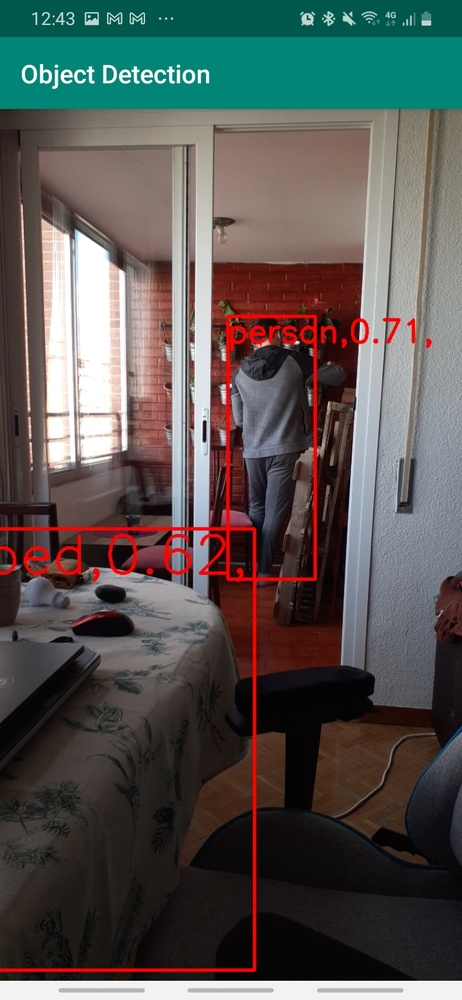
//> input picture Pruebas/Imagenes/Prueba2.jpeg, 462 x 1000 px, shrunk from 720 x 1560 before the run
$ ./main3   (built with g++ and OpenCV 4)
//> lines starting //> are read from the running program, lines starting //| are printed output that depends on the picture; after the words box and inside, x2 and y2 are one past the last pixel; in counts of white or black regions, pixels touching at a corner belong together
### Pruebas/frame_mod.h
#ifndef FRAME_MOD_H
#define FRAME_MOD_H

#include "frame_mod.cc"

// function to initialize private variables
//Frame(int numero, double len, double hgt, std::string n, cv::Mat image);
// function to set or change each value of the frame (we don't need it)
void set_length(double len);
void set_height(double hgt);
void show_name();
// functions to get each value
double get_length();
double get_height();

// your declarations (and certain types of definitions) here

#endif

### Pruebas/main3.cpp
//VErsion anterior

/* Program in c++
*
* Module Frame
*
* Compilar: g++ -o main main.cpp `pkg-config opencv --cflags --libs`

* Se genera el exe
* Ejecutar: ./exe
*
* Va a recibir esto del codigo externo: output_frame_mat
*
*
*/


#include <cstdlib>
#include <iostream>
#include <stdio.h>
#include <string>
#include <vector>
//#include <opencv2/opencv.hpp>
#include <opencv2/core.hpp>
#include <opencv2/imgcodecs.hpp>
#include <opencv2/highgui.hpp>
//#include "opencv2/core/core.hpp"
//#include "opencv2/highgui/highgui.hpp"
//#include "opencv2/imgproc/imgproc.hpp"

#include <unistd.h>

#include "frame_mod.h"
#include <time.h>


using namespace cv;
using namespace std;


int main(int argc, char* argv[])
{
    cv::Mat input = cv::imread("Imagenes/Prueba2.jpeg");//----------------ALGO PASA CON PRUEBA1.jpeg
//> input is the input picture: 1000 rows x 462 cols, CV_8UC3; mean B, G, R 81.5, 84.6, 86.1

    // convert to HSV color space
    cv::Mat hsvImage;
    cv::cvtColor(input, hsvImage, CV_BGR2HSV);
//> hsvImage: 1000 rows x 462 cols, CV_8UC3; mean H, S, V 55.5, 87.2, 100.2

    // split the channels
    std::vector<cv::Mat> hsvChannels;
    cv::split(hsvImage, hsvChannels);
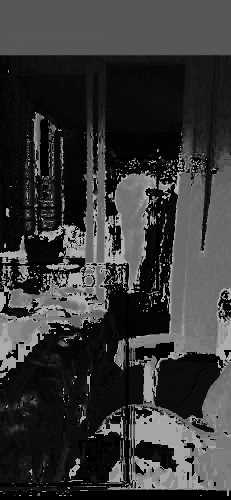
//> hsvChannels[0]: 1000 rows x 462 cols, CV_8UC1 (shown at 1/2 size); min 0, max 179, mean 55.5
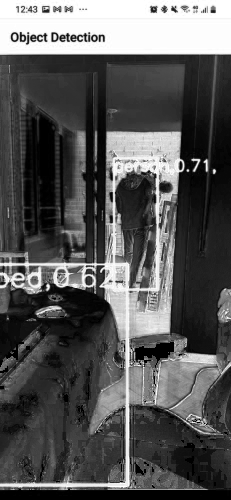
//> hsvChannels[1]: 1000 rows x 462 cols, CV_8UC1 (shown at 1/2 size); min 0, max 255, mean 87.2

    // hue channels tells you the color tone, if saturation and value aren't too low.

    // red color is a special case, because the hue space is circular and red is exactly at the beginning/end of the circle.
    // in literature, hue space goes from 0 to 360 degrees, but OpenCV rescales the range to 0 up to 180, because 360 does not fit in a single byte. Alternatively there is another mode where 0..360 is rescaled to 0..255 but this isn't as common.
    int hueValue = 0; // red color
    int hueRange = 1; // how much difference from the desired color we want to include to the result If you increase this value, for example a red color would detect some orange values, too.

    int minSaturation = 50; // I'm not sure which value is good here...
    int minValue = 50; // not sure whether 50 is a good min value here...

    cv::Mat hueImage = hsvChannels[0]; // [hue, saturation, value]

    // is the color within the lower hue range?
    cv::Mat hueMask;
    cv::inRange(hueImage, hueValue - hueRange, hueValue + hueRange, hueMask);
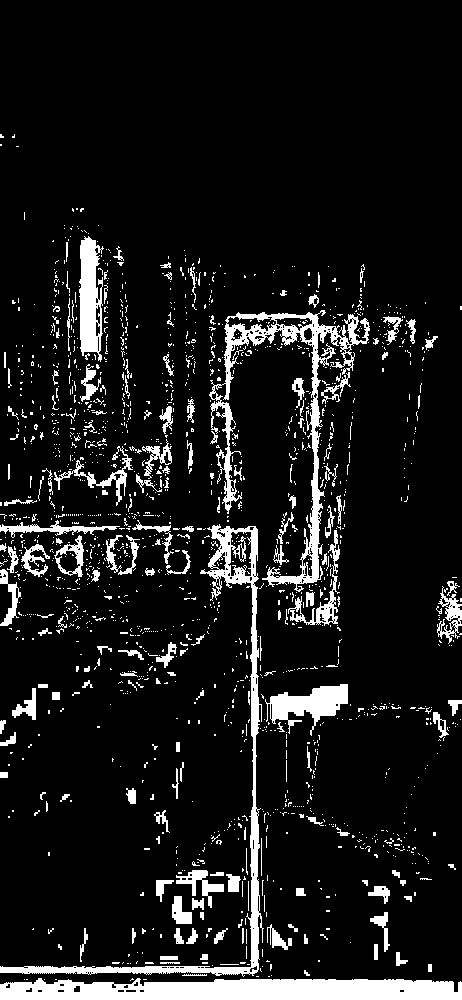
//> hueMask: 1000 rows x 462 cols, CV_8UC1; 10.1% white; 1669 white regions (1489 under 20 px), largest, box (x1, y1, x2, y2) and area: (0, 978, 462, 1000) 8651, (209, 310, 370, 592) 6329, (0, 524, 264, 977) 5848

    // if the desired color is near the border of the hue space, check the other side too:
    // TODO: this won't work if "hueValue + hueRange > 180" - maybe use two different if-cases instead... with int lowerHueValue = hueValue - 180
    if (hueValue - hueRange < 0 || hueValue + hueRange > 180)
    {
        cv::Mat hueMaskUpper;
        int upperHueValue = hueValue + 180; // in reality this would be + 360 instead
        cv::inRange(hueImage, upperHueValue - hueRange, upperHueValue + hueRange, hueMaskUpper);
//> hueMaskUpper: 1000 rows x 462 cols, CV_8UC1; 0.84% white in thin lines or dots, all inside (x1, y1, x2, y2) = (0, 263, 462, 974)

        // add this mask to the other one
        hueMask = hueMask | hueMaskUpper;
//> hueMask: 1000 rows x 462 cols, CV_8UC1; 10.9% white; 1502 white regions (1334 under 20 px), largest, box (x1, y1, x2, y2) and area: (0, 310, 371, 977) 17114, (0, 978, 462, 1000) 8651, (79, 236, 104, 362) 2130
    }

    // now we have to filter out all the pixels where saturation and value do not fit the limits:
    cv::Mat saturationMask = hsvChannels[1] > minSaturation;
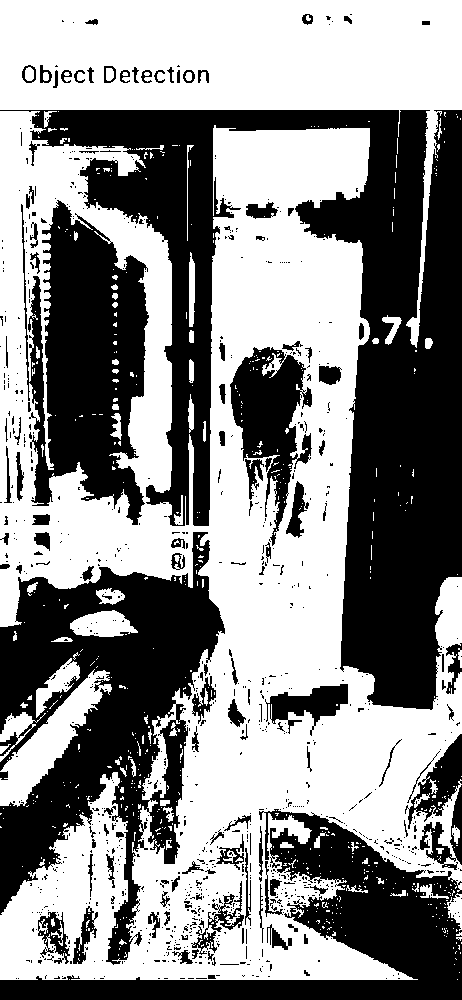
//> saturationMask: 1000 rows x 462 cols, CV_8UC1; 54.6% white; 921 black regions (791 under 20 px), largest, box (x1, y1, x2, y2) and area: (0, 110, 462, 710) 88869, (0, 532, 225, 965) 41904, (0, 809, 462, 1000) 26186
    cv::Mat valueMask = hsvChannels[2] > minValue;
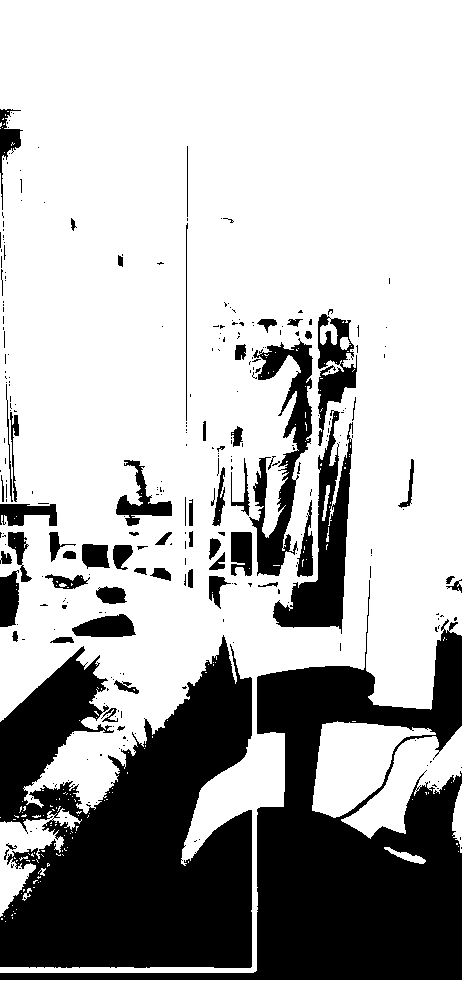
//> valueMask: 1000 rows x 462 cols, CV_8UC1; 70.8% white; 298 black regions (234 under 20 px), largest, box (x1, y1, x2, y2) and area: (0, 635, 252, 968) 57252, (0, 580, 462, 980) 49915, (273, 410, 353, 634) 6237

    hueMask = (hueMask & saturationMask) & valueMask;
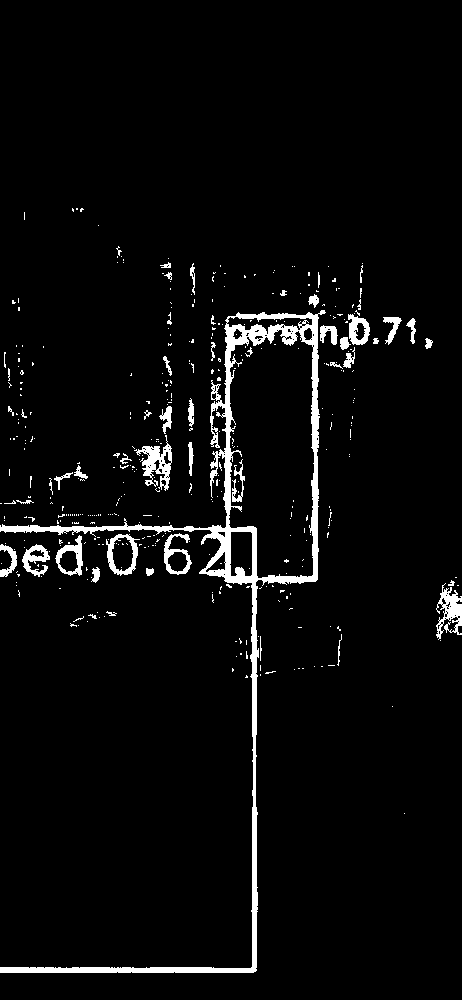
//> hueMask: 1000 rows x 462 cols, CV_8UC1; 4.1% white; 401 white regions (350 under 20 px), largest, box (x1, y1, x2, y2) and area: (0, 310, 326, 973) 11087, (134, 435, 172, 491) 816, (436, 583, 462, 640) 697

    cv::imshow("desired color", hueMask);

    // now perform the line detection
    std::vector<cv::Vec4i> lines;
    cv::HoughLinesP(hueMask, lines, 1, CV_PI / 360, 50, 50, 10);
//> lines = 83 lines (x1, y1, x2, y2), first 8: [253, 526, 256, 949], [252, 526, 256, 970], [252, 790, 254, 971], [226, 319, 231, 587], [0, 969, 255, 969], [313, 296, 315, 581], [0, 970, 255, 970], [317, 579, 317, 291]

    std::cout<<lines.size();
//| 83

    ofstream horizontal_file;
    horizontal_file.open ("Horizontal_lines.txt");
    ofstream vertical_file;
    vertical_file.open ("Vertical_lines.txt");
    //Horizontal lines with num of similar lines, lenght, points
    std::vector<cv::Vec6d> horizontal_lines;
    //Vertical lines with num of similar lines, lenght, points
    std::vector<cv::Vec6d> vertical_lines;

    for (int i = 0; i < lines.size(); i++) {
        //Print the lines on a file
        //print only the lines that are horizontal(Compare if y1 == y2)
        if(lines[i][1] == lines[i][3]){
            horizontal_file << lines[i] << endl;
            horizontal_lines.push_back(Vec6d(0, lines[i][2] - lines[i][0], lines[i][0], lines[i][1],lines[i][2], lines[i][3]));
        }else if(lines[i][0] == lines[i][2]){
            vertical_file << lines[i] << endl;
            vertical_lines.push_back(Vec6d(0, lines[i][2] - lines[i][0], lines[i][0], lines[i][1],lines[i][2], lines[i][3]));
        }
    }
//> this loop made 83 passes
//> after the loop, vertical_lines = 13 items, first 8: [0, 0, 317, 579, 317, 291], [0, 0, 313, 383, 313, 451], [0, 0, 316, 580, 316, 290], [0, 0, 312, 448, 312, 314], [0, 0, 227, 514, 227, 426], [0, 0, 225, 448, 225, 509], [0, 0, 252, 881, 252, 967], [0, 0, 216, 485, 216, 428]

    //check how many vertical and horizontal lines we have
    std::cout<<horizontal_lines.size();
//| 23
    std::cout<<vertical_lines.size();
//| 13
    // [59 lines of commented-out code are left out]
    std::vector<cv::Vec6d> relevant_h_lines;
    //identify the lines from the boxes in the image
    cv::Vec6d check_line, unique_line;
    //to discart the irrelevant lines
    std::vector<int> irrelevant_lines ={};

    //Identify the relevant horizontal lines
    for(int i = 0; i < horizontal_lines.size(); i++){
        unique_line = horizontal_lines[i];
        //We will no check if we identified that the line is irrelevant
        if (std::find(irrelevant_lines.begin(), irrelevant_lines.end(), i)!= irrelevant_lines.end()) {
            std::cout << "Irrelevant line" << i << endl;
        }
        else {
            std::cout << "Checking line" << i << endl;
            for(int j = i+1; j < horizontal_lines.size(); j++){
                check_line = horizontal_lines[j];
                //vemos que la y sea similar y este una justo debajo a la otra
                if((abs(check_line[3] - unique_line[3]) < 8) and ((unique_line[2] <= check_line[2] <= unique_line[4]) or (unique_line[2] <= check_line[4] <= unique_line[4]) ) ){
                    unique_line[0]++;
                    //hacemos la linea más larga (la x mayor)
                    if(check_line[2] < unique_line[2]){
                        unique_line[2] = check_line[2];
                    }if(check_line[4] > unique_line[4]){
                        unique_line[4] = check_line[4];
                    }
                    //esta linea ya esta compuesta en la otra
                    irrelevant_lines.push_back(j);
                    std::cout << unique_line[0] << endl;

                }
            }
            //The red boxes that select te objects are 2 pixels thickness
            if(unique_line[0] > 0){
                //Initialized to 0 again for the next test
                unique_line[0] = 0;
                //Identified as a relevant horizontal line
                relevant_h_lines.push_back(unique_line);
            }
        }
    }
//> this loop made 23 passes
//> (printed output is left out)

    //Imprimir la lineas en un fichero, que ya lo borraremos o si no lo metemos en el bucle anterior
    ofstream relevant_h_file;
    relevant_h_file.open("Relevant_horizontal_lines.txt");
    std::cout<<relevant_h_lines.size();
//| 5
    for (int i = 0; i < relevant_h_lines.size(); i++) {
        //Print the lines on a file
        //print only the lines that are horizontal(Compare if y1 == y2)
        relevant_h_file << relevant_h_lines[i] << endl;
    }
//> this loop made 5 passes
    //------------------------//pintar las lineas para facilitar el ver cuales son porque vaya liooo

    // draw the result as big green lines:
    for (unsigned int i = 0; i < relevant_h_lines.size(); i++)
    {
        cv::line(input, cv::Point(relevant_h_lines[i][2], relevant_h_lines[i][3]), cv::Point(relevant_h_lines[i][4], relevant_h_lines[i][5]), cv::Scalar(0, 255, 0), 5);
    }
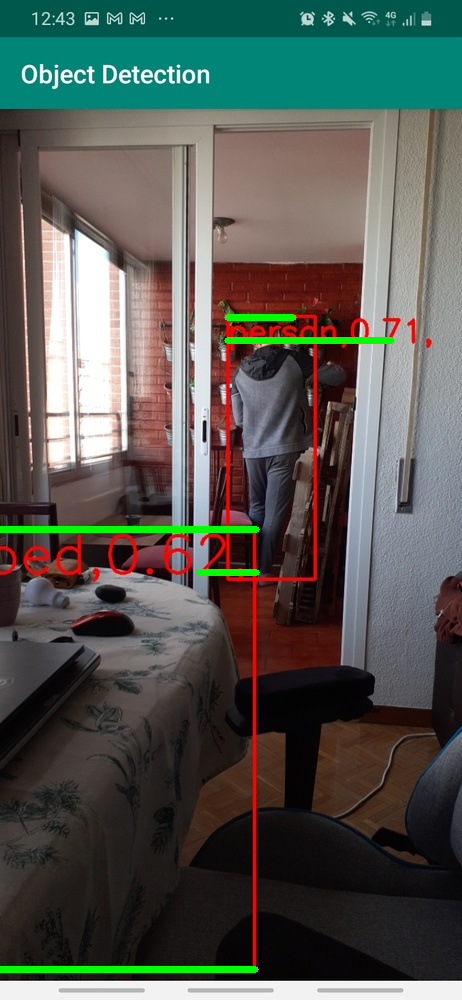
//> input: 1000 rows x 462 cols, CV_8UC3; 1.24% of pixels changed, all inside (x1, y1, x2, y2) = (0, 314, 395, 973)
    cv::imshow("input2", input);
    //----------------------------------------------------------VERTICAL LINES-------------------------------------------------------

    //Relevant vertical lines (boxes lines)
    std::vector<cv::Vec6d> relevant_v_lines;
    //to discart the irrelevant lines
    irrelevant_lines ={};

    //Identify the relevant vertical lines
    for(int i = 0; i < vertical_lines.size(); i++){
        unique_line = vertical_lines[i];
        //We will no check if we identified that the line is irrelevant
        if (std::find(irrelevant_lines.begin(), irrelevant_lines.end(), i)!= irrelevant_lines.end()) {
            std::cout << "Irrelevant line" << i << endl;
        }
        else {
            std::cout << "Checking line" << i << endl;
            for(int j = i+1; j < vertical_lines.size(); j++){
                check_line = vertical_lines[j];
                if(abs(check_line[2] - unique_line[2]) < 25 and abs(check_line[4] - unique_line[4]) <  25){
                    unique_line[0]++;
                    std::cout << unique_line[0] << endl;
                    //si tienen y1 cercana son la misma linea, por lo que es irrelevante
                    if(abs(check_line[3] - unique_line[3]) < 10){
                        irrelevant_lines.push_back(j);
                    }
                    else{
                        check_line[0]++;
                    }
                }
            }
            //The red boxes that select te objects are 4 or more pixels thickness
            if(unique_line[0] > 0){
                //Initialized to 0 again for the next test
                unique_line[0] = 0;
                //Identified as a relevant horizontal line
                relevant_v_lines.push_back(unique_line);
            }
        }
    }
//> this loop made 13 passes
//> check_line on passes 1, 2, 4, 5, 6, 7, 8, 10: [0, 0, 211, 399, 211, 337], [0, 0, 211, 399, 211, 337], [0, 0, 211, 399, 211, 337], [1, 0, 211, 399, 211, 337], [1, 0, 211, 399, 211, 337], [0, 0, 211, 399, 211, 337], [1, 0, 211, 399, 211, 337], [0, 0, 211, 399, 211, 337]
//> (printed output is left out)

    //Imprimir la lineas en un fichero, que ya lo borraremos
    ofstream relevant_v_file;
    relevant_v_file.open("Relevant_vertical_lines.txt");
    for (int i = 0; i < relevant_v_lines.size(); i++) {
        //Print the lines on a file
        //print only the lines that are horizontal(Compare if y1 == y2)
        relevant_v_file << relevant_v_lines[i] << endl;

    }
//> this loop made 8 passes

    //----------------------------------------Horizontales y verticales--------------------------------------
    // --------------------------------------------Muy ineficiente-------------------------------------------
    //comprobar de las relavantes horizontales y verticales cuales son las que finalmente forman el cuadrado
    //Relevant lines (boxes lines)
    std::vector<cv::Vec6d> relevant_h2_lines;
    std::vector<cv::Vec6d> relevant_v2_lines;
    //to discart the irrelevant lines
    irrelevant_lines ={};
    std::cout << relevant_h_lines.size() << endl;
//| 5
    std::cout << relevant_v_lines.size() << endl;
//| 8

    //Identify the relevant vertical lines
    for(int i = 0; i < relevant_h_lines.size(); i++){
        unique_line = relevant_h_lines[i];
        std::cout << "Checking line" << i << endl;
        for(int j = 0; j < relevant_v_lines.size(); j++){
            check_line = vertical_lines[j];
            std::cout << "Checking vertical line" << j << endl;
            if((abs(check_line[2] - unique_line[2]) < 50 and (abs(check_line[3] - unique_line[3])< 50  or abs(check_line[5] - unique_line[5])< 50 ))
             or (abs(check_line[4] - unique_line[4]) <  50)and (abs(check_line[3] - unique_line[3])< 50  or abs(check_line[5] - unique_line[5])< 50 )){
                unique_line[0]++;
                check_line[0]++;
                std::cout << unique_line[0] << endl;
                std::cout << check_line[0] << endl;
            }
            if(i == relevant_h_lines.size()){
                //Each vertical line has to mach with two horizontal lines
                if(check_line[0] > 1 or check_line[2] == 0 or check_line[3]==0 or check_line[4]==0 or check_line[5]==0){
                    //Identified as a relevant horizontal line
                    relevant_v2_lines.push_back(check_line);
                }
            }
        }
        //Each horizontal line has to mach with two vertical lines
        //---------------------Cuidado en estas comprobaciones que si alguna coordenada es 0 ya no hay linea que las una
        if(unique_line[0] > 1 or unique_line[2] == 0 or unique_line[3]==0 or unique_line[4]==0 or unique_line[5]==0){
            //Identified as a relevant horizontal line
            relevant_h2_lines.push_back(unique_line);
        }

    }
//> this loop made 5 passes
//> check_line on passes 1 to 5: [0, 0, 216, 485, 216, 428], [1, 0, 216, 485, 216, 428], [0, 0, 216, 485, 216, 428], [0, 0, 216, 485, 216, 428], [0, 0, 216, 485, 216, 428]
//> (printed output is left out)
    //--------------------------//Algo sale mal porque pone que ninguna es relevante
    ofstream relevant_v2_file;
    relevant_v2_file.open("Relevant_vertical2_lines.txt");
    std::cout<<relevant_v2_lines.size();
//| 0
    for (int i = 0; i < relevant_v2_lines.size(); i++) {
        //Print the lines on a file
        //print only the lines that are horizontal(Compare if y1 == y2)
        relevant_v2_file << relevant_v2_lines[i] << endl;
    }
//> this loop made 0 passes
    ofstream relevant_h2_file;
    relevant_h2_file.open("Relevant_horizontal2_lines.txt");
    std::cout<<relevant_h2_lines.size();
//| 3
    for (int i = 0; i < relevant_h2_lines.size(); i++) {
        //Print the lines on a file
        //print only the lines that are horizontal(Compare if y1 == y2)
        relevant_h2_file << relevant_h2_lines[i] << endl;
    }
//> this loop made 3 passes
    //------------------------//pintar las lineas para facilitar el ver cuales son porque vaya liooo
    /*
    // draw the result as big green lines:
    for (unsigned int i = 0; i < lines.size(); ++i)
    {
        cv::line(input, cv::Point(lines[i][0], lines[i][1]), cv::Point(lines[i][2], lines[i][3]), cv::Scalar(0, 255, 0), 5);
    }
    */
    cv::imwrite("Imagenes/coloredLines_mask.png", hueMask);
    cv::imwrite("Imagenes/coloredLines_detection.png", input);

    cv::waitKey(0);
    return 0;
}
